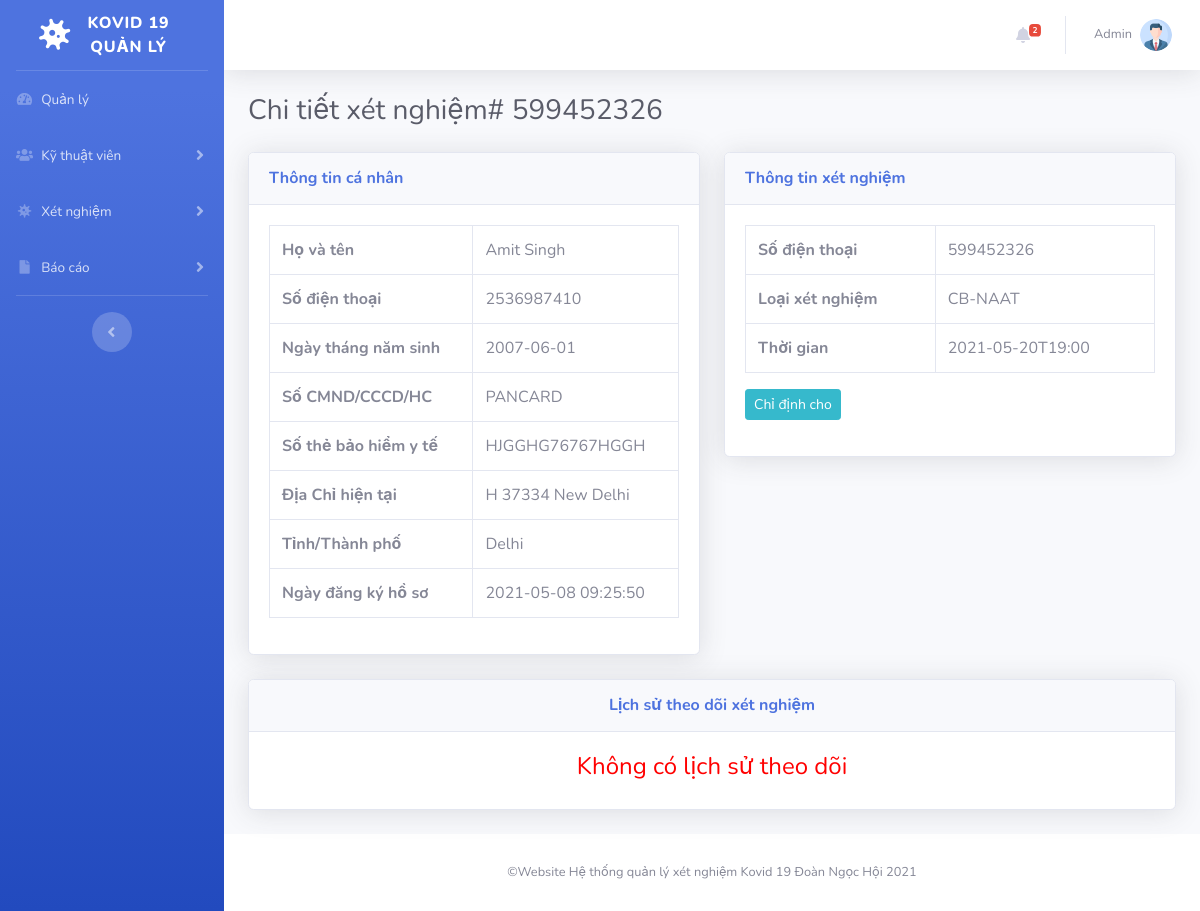
Screenshot of /covid-tms/admin/test-details.php?tid=6&&oid=599452326 (signed in) with the database file from the repository.
### tables this page shows
CREATE TABLE `tbltestrecord` (
  `id` int(11) NOT NULL,
  `OrderNumber` bigint(14) DEFAULT NULL,
  `PatientMobileNumber` bigint(14) DEFAULT NULL,
  `TestType` varchar(100) DEFAULT NULL,
  `TestTimeSlot` varchar(120) DEFAULT NULL,
  `ReportStatus` varchar(100) DEFAULT NULL,
  `FinalReport` varchar(150) DEFAULT NULL,
  `ReportUploadTime` varchar(200) DEFAULT NULL,
  `RegistrationDate` timestamp NULL DEFAULT current_timestamp(),
  `AssignedtoEmpId` varchar(150) DEFAULT NULL,
  `AssigntoName` varchar(180) DEFAULT NULL,
  `AssignedTime` varchar(100) DEFAULT NULL
);

CREATE TABLE `tblpatients` (
  `id` int(11) NOT NULL,
  `FullName` varchar(120) DEFAULT NULL,
  `MobileNumber` bigint(12) DEFAULT NULL,
  `DateOfBirth` date DEFAULT NULL,
  `GovtIssuedId` varchar(150) DEFAULT NULL,
  `GovtIssuedIdNo` varchar(150) DEFAULT NULL,
  `FullAddress` varchar(255) DEFAULT NULL,
  `State` varchar(200) DEFAULT NULL,
  `RegistrationDate` timestamp NOT NULL DEFAULT current_timestamp()
);

### covid-tms/admin/test-details.php (the view, shortened to what this page needs)
<?php session_start();
include_once('includes/config.php');
if (strlen($_SESSION['aid'] == 0)) {
  header('location:logout.php');
} else {
?>
  <!DOCTYPE html>
  <html lang="en">
  <head>
    <link href="vendor/fontawesome-free/css/all.min.css" rel="stylesheet" type="text/css">
    <link href="css/sb-admin-2.min.css" rel="stylesheet">
  </head>
  <body id="page-top">
    <div id="wrapper">
      <?php include_once('includes/sidebar.php'); ?>
      <div id="content-wrapper" class="d-flex flex-column">
        <div id="content">
          <?php include_once('includes/topbar.php'); ?>
          <div class="container-fluid">
            <h1 class="h3 mb-4 text-gray-800">Chi tiết xét nghiệm# <?php echo intval($_GET['oid']); ?></h1>
            <div class="row">
              <?php
              $testid = intval($_GET['tid']);
              $query = mysqli_query($con, "select * from tbltestrecord
join tblpatients on tblpatients.MobileNumber=tbltestrecord.PatientMobileNumber
where  tbltestrecord.id='$testid'");
              while ($row = mysqli_fetch_array($query)) {
              ?>
                <div class="col-lg-6">
                  <div class="card shadow mb-4">
                    <div class="card-header py-3">
                      <h6 class="m-0 font-weight-bold text-primary">Thông tin cá nhân</h6>
                    </div>
                    <div class="card-body">
                      <table class="table table-bordered" width="100%" cellspacing="0">
                        <tr>
                          <th>Họ và tên</th>
                          <td><?php echo $row['FullName']; ?></td>
                        </tr>
                        <tr>
                          <th>Số điện thoại</th>
                          <td><?php echo $row['MobileNumber']; ?></td>
                        </tr>
                        <tr>
                          <th>Ngày tháng năm sinh</th>
                          <td><?php echo $row['DateOfBirth']; ?></td>
                        </tr>
                        <tr>
                          <th>Số CMND/CCCD/HC</th>
                          <td><?php echo $row['GovtIssuedId']; ?></td>
                        </tr>
                        <tr>
                          <th>Số thẻ bảo hiểm y tế</th>
                          <td><?php echo $row['GovtIssuedIdNo']; ?></td>
                        </tr>
                        <tr>
                          <th>Địa Chỉ hiện tại</th>
                          <td><?php echo $row['FullAddress']; ?></td>
                        </tr>
                        <tr>
                          <th>Tỉnh/Thành phố</th>
                          <td><?php echo $row['State']; ?></td>
                        </tr>
                        <tr>
                          <th>Ngày đăng ký hồ sơ</th>
                          <td><?php echo $row['RegistrationDate']; ?></td>
                        </tr>
                      </table>
                    </div>
                  </div>
                </div>
                <div class="col-lg-6">
                  <div class="card shadow mb-4">
                    <div class="card-header py-3">
                      <h6 class="m-0 font-weight-bold text-primary">Thông tin xét nghiệm</h6>
                    </div>
                    <div class="card-body">
                      <table class="table table-bordered" width="100%" cellspacing="0">
                        <tr>
                          <th>Số điện thoại</th>
                          <td><?php echo $row['OrderNumber']; ?></td>
                        </tr>
                        <tr>
                          <th>Loại xét nghiệm</th>
                          <td><?php echo $row['TestType']; ?></td>
                        </tr>
                        <tr>
                          <th>Thời gian</th>
                          <td><?php echo $row['TestTimeSlot']; ?></td>
                        </tr>
                      </table>
                      <?php if ($row['AssignedtoEmpId'] == '') :
                      ?>
                        <div class="form-group">
                          <button type="button" class="btn btn-info btn-sm" data-toggle="modal" data-target="#assignto">Chỉ định cho</button>
                        </div>
                        <?php endif; ?>
                    </div>
                  </div>
                </div>
            </div>
          <?php } ?>
          <?php
          $orderid = intval($_GET['oid']);
          $ret = mysqli_query($con, "select * from tblreporttracking
join tbladmin on tbladmin.ID=tblreporttracking.RemarkBy
where tblreporttracking.OrderNumber='$orderid'");
          $num = mysqli_num_rows($ret);
          ?>
          <div class="row">
            <div class="col-lg-12">
              <div class="card shadow mb-4">
                <div class="card-header py-3">
                  <h6 class="m-0 font-weight-bold text-primary" align="center">Lịch sử theo dõi xét nghiệm</h6>
                </div>
                <div class="card-body">
                  <?php if ($num > 0) {
                  ?>
                    <table class="table table-bordered" width="100%" cellspacing="0">
                      <tr>
                        <th>Nhận xét</th>
                        <th>Ngày nhận xét</th>
                        <th>Nhận xét bởi</th>
                        <?php while ($result = mysqli_fetch_array($ret)) { ?>
                      </tr>
                      <tr>
                        <td><?php echo $result['Remark']; ?></td>
                        <td><?php echo $result['PostingTime']; ?></td>
                        <td><?php echo $result['AdminName']; ?></td>
                      </tr>
                    <?php }
                    ?>
                    </table>
                  <?php
                  } else { ?>
                    <h4 align="center" style="color:red"> Không có lịch sử theo dõi </h4>
                  <?php } ?>
                </div>
              </div>
            </div>
          </div>
          </div>
        </div>
        <?php include_once('includes/footer.php'); ?>
      </div>
    </div>
  </body>
  </html>
<?php } ?>

### covid-tms/admin/includes/topbar.php (shortened to what this page needs)
      <nav class="navbar navbar-expand navbar-light bg-white topbar mb-4 static-top shadow">
            <?php if($_SESSION['aid']):?>
                    <ul class="navbar-nav ml-auto">
<?php $query=mysqli_query($con,"select * from tbltestrecord where ReportStatus is null");
$count=mysqli_num_rows($query);
?>
                        <li class="nav-item dropdown no-arrow mx-1">
                            <a class="nav-link dropdown-toggle" href="#" id="alertsDropdown" role="button"
                                data-toggle="dropdown" aria-haspopup="true" aria-expanded="false">
                                <i class="fas fa-bell fa-fw"></i>
                                <span class="badge badge-danger badge-counter"><?php echo $count;?></span>
                            </a>
                        </li>
                        <li class="nav-item dropdown no-arrow">
                            <a class="nav-link dropdown-toggle" href="#" id="userDropdown" role="button"
                                data-toggle="dropdown" aria-haspopup="true" aria-expanded="false">
                <?php
$adid=$_SESSION['aid'];
$ret1=mysqli_query($con,"select AdminName from tbladmin where ID='$adid'");
while($row1=mysqli_fetch_array($ret1)){
?>
                                <span class="mr-2 d-none d-lg-inline text-gray-600 small"><?php  echo $row1['AdminName'];?></span>
                           <?php } ?>
                                <img class="img-profile rounded-circle"
                                    src="img/profile.png">
                            </a>
                        </li>
                    </ul>
                <?php endif;?>
                </nav>

### rows the page displays
tbltestrecord: tblpatients.FullName "Amit Singh", tblpatients.MobileNumber "2536987410", tblpatients.DateOfBirth "2007-06-01", tblpatients.GovtIssuedId "PANCARD", tblpatients.GovtIssuedIdNo "HJGGHG76767HGGH", tblpatients.FullAddress "H 37334 New Delhi", tblpatients.State "Delhi", tblpatients.RegistrationDate "2021-05-08 09:25:50", OrderNumber "599452326", TestType "CB-NAAT", TestTimeSlot "2021-05-20T19:00", shows "Chỉ định cho"

### other values shown
$count "2"
$row1['AdminName'] "Admin"
$_GET['oid'] "599452326"
